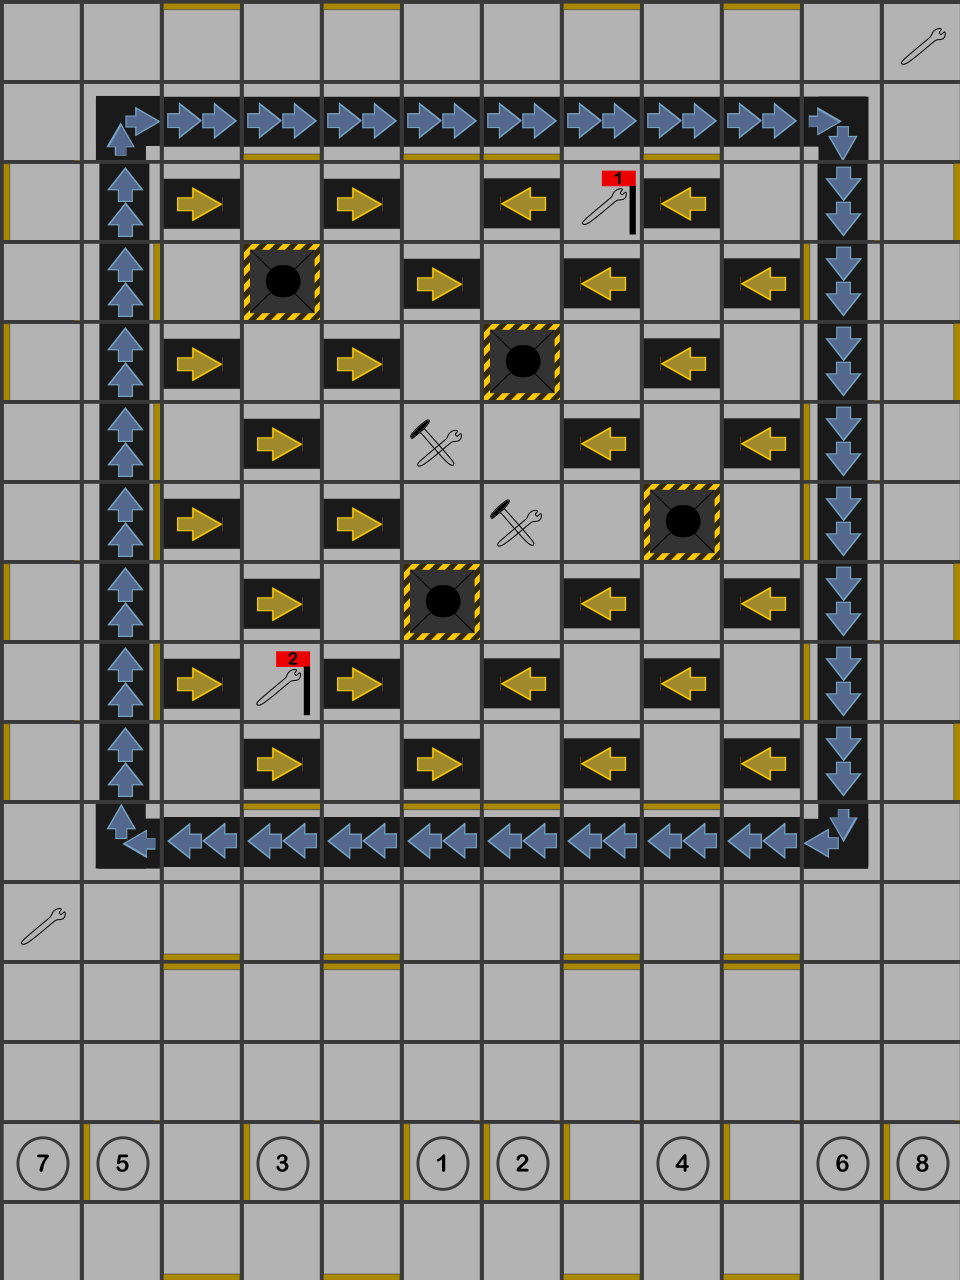

This game map was drawn from its Tiled (.tmx) file and the tilesets committed beside it. A one-line description and the trimmed map source follow:
An orthogonal 12x16 tile map with 80x80 px tiles, 6 tile layers (boardElements, lasers, wallsWEST, wallsSOUTH, ...).

<map version="1.2" tiledversion="1.2.3" orientation="orthogonal" renderorder="right-down" width="12" height="16" tilewidth="80" tileheight="80" infinite="0" nextlayerid="7" nextobjectid="1">
 <tileset firstgid="1" source="tileProperties.tsx" />
 <layer id="1" name="boardElements" width="12" height="16">
  <data>[192 cells, 192 non-empty, 24 distinct tile ids]</data>
 </layer>
 <layer id="6" name="lasers" width="12" height="16">
  <data>[192 cells, 0 non-empty, 0 distinct tile ids]</data>
 </layer>
 <layer id="2" name="wallsWEST" width="12" height="16">
  <data>[192 cells, 15 non-empty, 1 distinct tile ids]</data>
 </layer>
 <layer id="3" name="wallsSOUTH" width="12" height="16">
  <data>[192 cells, 12 non-empty, 1 distinct tile ids]</data>
 </layer>
 <layer id="4" name="wallsEAST" width="12" height="16">
  <data>[192 cells, 8 non-empty, 1 distinct tile ids]</data>
 </layer>
 <layer id="5" name="wallsNORTH" width="12" height="16">
  <data>[192 cells, 12 non-empty, 1 distinct tile ids]</data>
 </layer>
</map>
